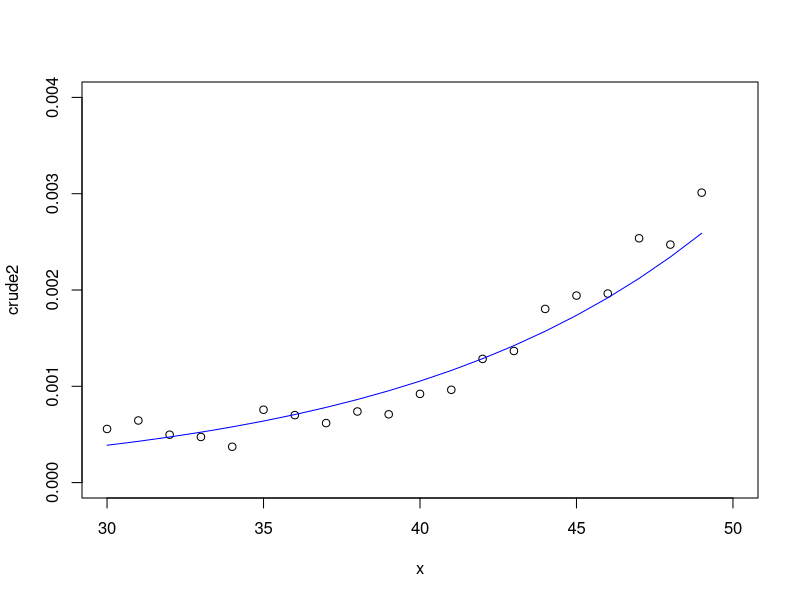

Recreate this plot in R.
## ---- chunk 1

x<-c(30,31,32,33,34,35,36,37,38,39,40,41,42,43,44,45,46,47,48,49)
Ex<-c(70000,66672,68375,65420,61779,66091,68514,69560,65000,66279,67300,65368,65391,62917,66537,62302,62145,63856,61097,61110)
dx<-c(39,43,34,31,23,50,48,43,48,47,62,63,84,86,120,121,122,162,151,184)
crude2<-dx/Ex
log_crude<-log(crude2*(1-crude2))
## ---- chunk 2
LM2<-lm(log_crude~x)

esta<-(LM2$coefficient[1])
estb<-(LM2$coefficient[2])


iv2=c(esta,estb)

f2<-function(z){sum((Ex*(log_crude-z[1]-z[2]*x)^2))}
a2<-nlm(f2,iv2)
a2
a<-a2$estimate[[1]]
b<-a2$estimate[[2]]
## ---- chunk 3
a
b
grad2<-1-1/(exp(a+b*x)+1)
grad2
plot(x,crude2,ylim=c(0.0,0.004),xlim=c(30,50))
lines(x,grad2,col="blue")  

